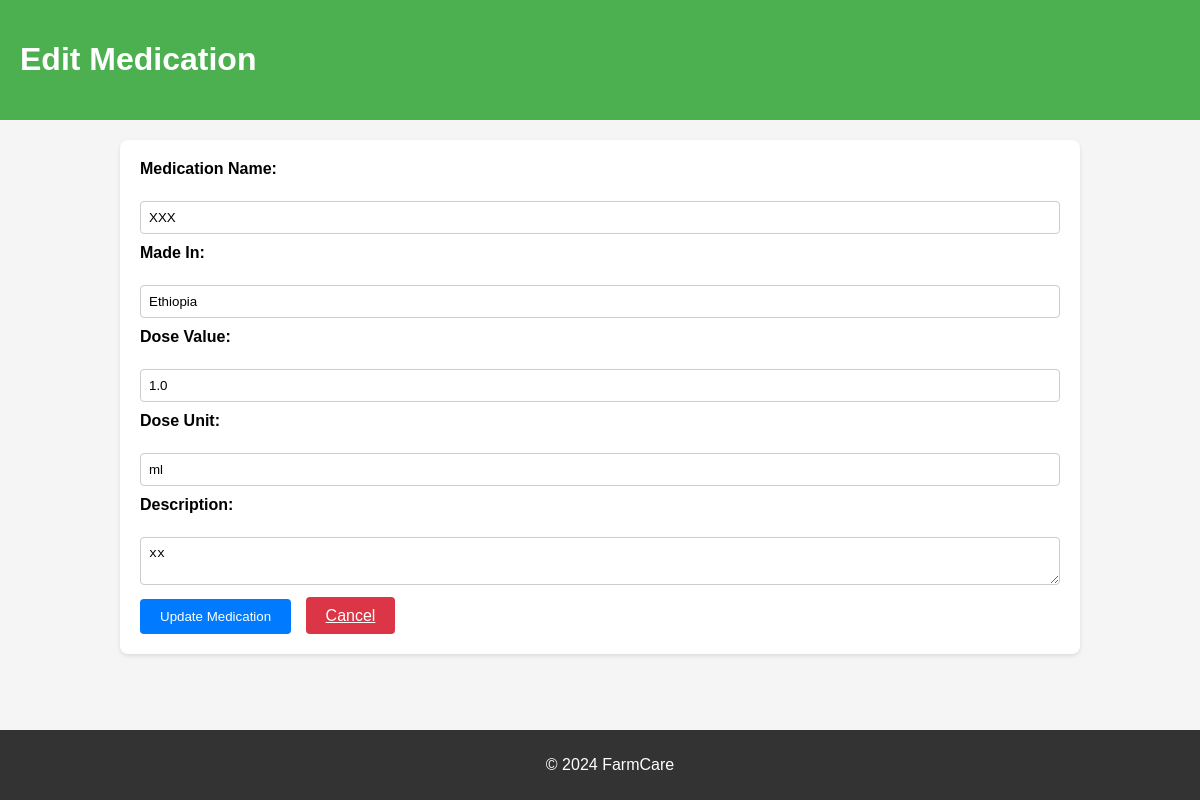
The page /pharmacy/edit_medication/8 on the database its author committed.
### app.py (models this page shows)
class Medication(db.Model):
    id = db.Column(db.Integer, primary_key=True)
    name = db.Column(db.String(100), nullable=False)
    made_in = db.Column(db.String(100))
    dose_value = db.Column(db.Float)  # Numeric value of the dose
    dose_unit = db.Column(db.String(10))
    description = db.Column(db.Text)
    availability = db.Column(db.Boolean, default=True)
    pharmacy_id = db.Column(db.Integer, db.ForeignKey('pharmacy.id'))

### app.py (the view, shortened to what this page needs)
@app.route('/pharmacy/edit_medication/<int:medication_id>', methods=['GET', 'POST'])
def edit_medication(medication_id):
    medication = Medication.query.get_or_404(medication_id)
    return render_template('pharmacy_edit_medication.html', medication=medication)

### templates/pharmacy_edit_medication.html (shortened to what this page needs)
<!DOCTYPE html>
<html lang="en">
<head>
</head>
<body>
<header>
    <h1>Edit Medication</h1>
</header>
<div class="container">
    <form action="{{ url_for('edit_medication', medication_id=medication.id) }}" method="POST">
        <label for="med_name">Medication Name:</label><br>
        <input type="text" id="med_name" name="med_name" value="{{ medication.name }}"><br>
        <label for="med_made_in">Made In:</label><br>
        <input type="text" id="med_made_in" name="med_made_in" value="{{ medication.made_in }}"><br>
        <label for="med_dose_value">Dose Value:</label><br>
        <input type="text" id="med_dose_value" name="med_dose_value" value="{{ medication.dose_value }}"><br>
        <label for="med_dose_unit">Dose Unit:</label><br>
        <input type="text" id="med_dose_unit" name="med_dose_unit" value="{{ medication.dose_unit }}"><br>
        <label for="med_description">Description:</label><br>
        <textarea id="med_description" name="med_description">{{ medication.description }}</textarea><br>
        <input type="submit" value="Update Medication">
        <a href="{{ url_for('view_pharmacy_medications') }}" class="cancel-btn">Cancel</a>
    </form>
</div>
<footer>
    <p>&copy; 2024 FarmCare</p>
</footer>
</body>
</html>

### templates/pharmacy_edit_medication.html (style rules this page uses)
body { font-family: Arial, sans-serif; background-color: #f5f5f5; margin: 0; padding: 0; }
header { background-color: #4CAF50; color: white; padding: 20px; text-align: center; position: relative; display: flex; justify-content: space-between; align-items: center; }
.container { width: 80%; margin: 20px auto; }
form { background-color: #fff; padding: 20px; border-radius: 8px; box-shadow: 0 2px 4px rgba(0, 0, 0, 0.1); }
label { font-weight: bold; margin-bottom: 5px; display: block; }
input[type="text"], textarea { width: 100%; padding: 8px; margin-bottom: 10px; border: 1px solid #ccc; border-radius: 4px; box-sizing: border-box; }
input[type="submit"], .cancel-btn { padding: 10px 20px; border: none; border-radius: 4px; background-color: #007bff; color: white; cursor: pointer; transition: background-color 0.3s ease; }
.cancel-btn { background-color: #dc3545; margin-left: 10px; }
footer { background-color: #333; color: #fff; text-align: center; padding: 10px; position: fixed; bottom: 0; width: 100%; }

### rows shown on the page
Medication: med_name "XXX", med_made_in "Ethiopia", med_dose_value "1.0", med_dose_unit "ml", med_description "xx"
